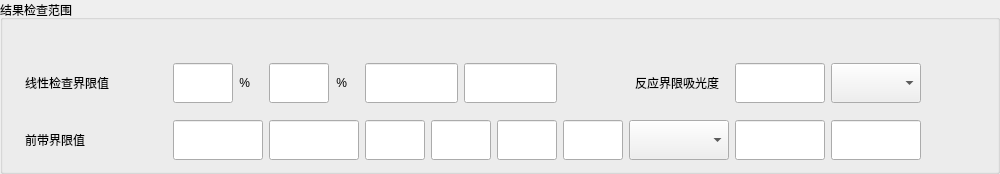
   <widget class="QGroupBox" name="AnalysisParam_range">
    <property name="geometry">
     <rect>
      <x>5</x>
      <y>363</y>
      <width>1000</width>
      <height>174</height>
     </rect>
    </property>
    <property name="title">
     <string>结果检查范围</string>
    </property>
    <property name="borders" stdset="0">
     <string>group_tit</string>
    </property>
    <widget class="QComboBox" name="ReactionSignCombo">
     <property name="geometry">
      <rect>
       <x>831</x>
       <y>63</y>
       <width>90</width>
       <height>40</height>
      </rect>
     </property>
    </widget>
    <widget class="QLabel" name="label_7">
     <property name="geometry">
      <rect>
       <x>25</x>
       <y>63</y>
       <width>140</width>
       <height>40</height>
      </rect>
     </property>
     <property name="text">
      <string>线性检查界限值</string>
     </property>
    </widget>
    <widget class="QLineEdit" name="LinearDiagLMTLineEdit9">
     <property name="geometry">
      <rect>
       <x>269</x>
       <y>63</y>
       <width>60</width>
       <height>40</height>
      </rect>
     </property>
     <property name="maxLength">
      <number>5</number>
     </property>
    </widget>
    <widget class="QLabel" name="ReactionLmtLab">
     <property name="geometry">
      <rect>
       <x>564</x>
       <y>63</y>
       <width>155</width>
       <height>40</height>
      </rect>
     </property>
     <property name="text">
      <string>反应界限吸光度</string>
     </property>
     <property name="alignment">
      <set>Qt::AlignRight|Qt::AlignTrailing|Qt::AlignVCenter</set>
     </property>
    </widget>
    <widget class="QLineEdit" name="setValue1LineEdit">
     <property name="geometry">
      <rect>
       <x>365</x>
       <y>63</y>
       <width>93</width>
       <height>40</height>
      </rect>
     </property>
     <property name="maxLength">
      <number>8</number>
     </property>
    </widget>
    <widget class="QLineEdit" name="ReactionLmtLineEdit">
     <property name="geometry">
      <rect>
       <x>735</x>
       <y>63</y>
       <width>90</width>
       <height>40</height>
      </rect>
     </property>
     <property name="maxLength">
      <number>8</number>
     </property>
    </widget>
    <widget class="QLineEdit" name="setValue2LineEdit">
     <property name="geometry">
      <rect>
       <x>464</x>
       <y>63</y>
       <width>93</width>
       <height>40</height>
      </rect>
     </property>
     <property name="maxLength">
      <number>8</number>
     </property>
    </widget>
    <widget class="QLineEdit" name="LinearDiagLMTLineEdit4_8">
     <property name="geometry">
      <rect>
       <x>173</x>
       <y>63</y>
       <width>60</width>
       <height>40</height>
      </rect>
     </property>
     <property name="maxLength">
      <number>5</number>
     </property>
    </widget>
    <widget class="QLabel" name="label_5">
     <property name="geometry">
      <rect>
       <x>236</x>
       <y>63</y>
       <width>21</width>
       <height>40</height>
      </rect>
     </property>
     <property name="text">
      <string> %</string>
     </property>
    </widget>
    <widget class="QLabel" name="label_6">
     <property name="geometry">
      <rect>
       <x>333</x>
       <y>63</y>
       <width>21</width>
       <height>40</height>
      </rect>
     </property>
     <property name="text">
      <string> %</string>
     </property>
    </widget>
    <widget class="QWidget" name="lmt_widget" native="true">
     <property name="geometry">
      <rect>
       <x>20</x>
       <y>110</y>
       <width>961</width>
       <height>51</height>
      </rect>
     </property>
     <widget class="QLineEdit" name="ProzoneUpperLMTLineEdit">
      <property name="geometry">
       <rect>
        <x>249</x>
        <y>10</y>
        <width>90</width>
        <height>40</height>
       </rect>
      </property>
      <property name="maxLength">
       <number>8</number>
      </property>
     </widget>
     <widget class="QLineEdit" name="ProzoneqLine_Edit">
      <property name="geometry">
       <rect>
        <x>543</x>
        <y>10</y>
        <width>60</width>
        <height>40</height>
       </rect>
      </property>
      <property name="maxLength">
       <number>2</number>
      </property>
     </widget>
     <widget class="QComboBox" name="ProzoneSideCombo">
      <property name="geometry">
       <rect>
        <x>609</x>
        <y>10</y>
        <width>100</width>
        <height>40</height>
       </rect>
      </property>
     </widget>
     <widget class="QLineEdit" name="ProzoneAbsLaterLineEdit">
      <property name="geometry">
       <rect>
        <x>811</x>
        <y>10</y>
        <width>90</width>
        <height>40</height>
       </rect>
      </property>
      <property name="maxLength">
       <number>8</number>
      </property>
     </widget>
     <widget class="QLineEdit" name="ProzonenLine_Edit">
      <property name="geometry">
       <rect>
        <x>411</x>
        <y>10</y>
        <width>60</width>
        <height>40</height>
       </rect>
      </property>
      <property name="maxLength">
       <number>2</number>
      </property>
     </widget>
     <widget class="QLineEdit" name="ProzonemLine_Edit">
      <property name="geometry">
       <rect>
        <x>345</x>
        <y>10</y>
        <width>60</width>
        <height>40</height>
       </rect>
      </property>
      <property name="maxLength">
       <number>2</number>
      </property>
     </widget>
     <widget class="QLabel" name="ForwardLmtLab">
      <property name="geometry">
       <rect>
        <x>5</x>
        <y>10</y>
        <width>140</width>
        <height>40</height>
       </rect>
      </property>
      <property name="text">
       <string>前带界限值</string>
      </property>
     </widget>
     <widget class="QLineEdit" name="ProzonepLine_Edit">
      <property name="geometry">
       <rect>
        <x>477</x>
        <y>10</y>
        <width>60</width>
        <height>40</height>
       </rect>
      </property>
      <property name="maxLength">
       <number>2</number>
      </property>
     </widget>
     <widget class="QLineEdit" name="ProzoneLowerLMTLineEdit">
      <property name="geometry">
       <rect>
        <x>153</x>
        <y>10</y>
        <width>90</width>
        <height>40</height>
       </rect>
      </property>
      <property name="maxLength">
       <number>8</number>
      </property>
     </widget>
     <widget class="QLineEdit" name="ProzoneAbsPreLineEdit">
      <property name="geometry">
       <rect>
        <x>715</x>
        <y>10</y>
        <width>90</width>
        <height>40</height>
       </rect>
      </property>
      <property name="maxLength">
       <number>8</number>
      </property>
     </widget>
    </widget>
   </widget>
